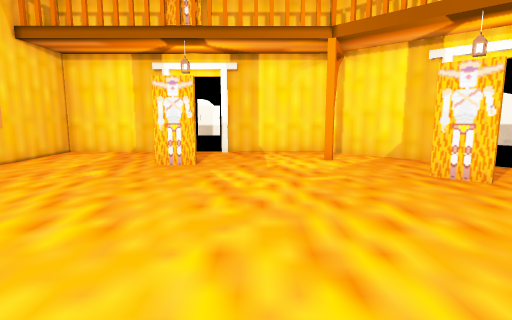
view 1 (above)

12 first-person views from a walk through a Unity game level. The camera is 1.4 m above the floor, tilts 8° down and sees 80° across. The floor is counted in squares, 1 m on a side. Each view is taken from the middle of a square. On the plan, view 1 faces up. The plan holds only what a view shows up to about 14 squares ahead; the rest is blank. The place goes on beyond the plan. The player is left out. Some surface patterns are stand-ins.

view 2
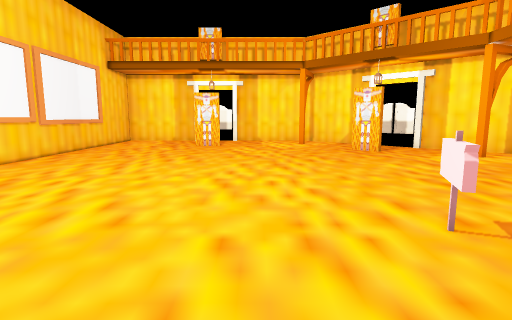

view 3
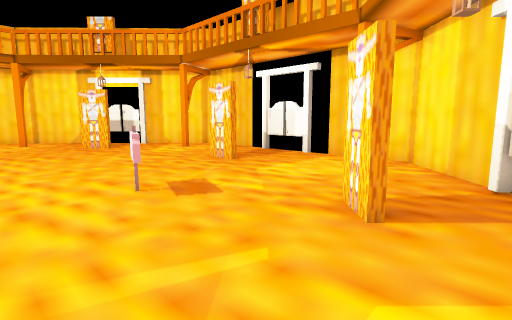

view 4
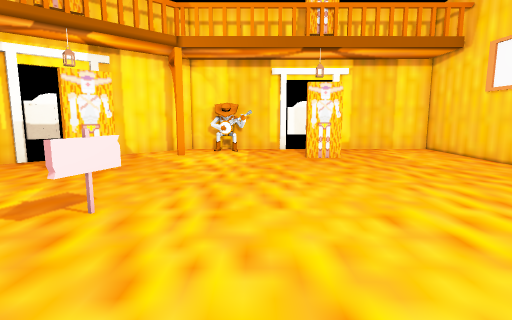

view 5
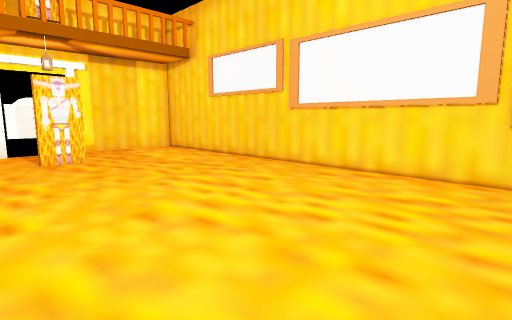

view 6
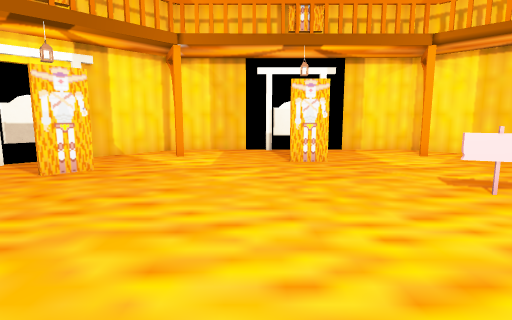

view 7
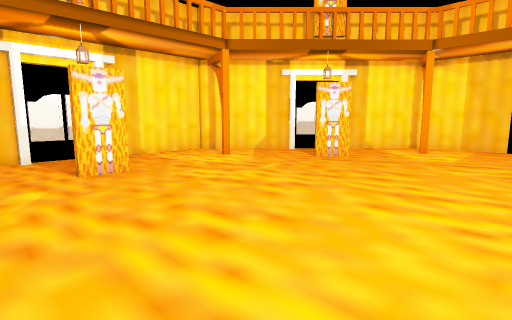

view 8
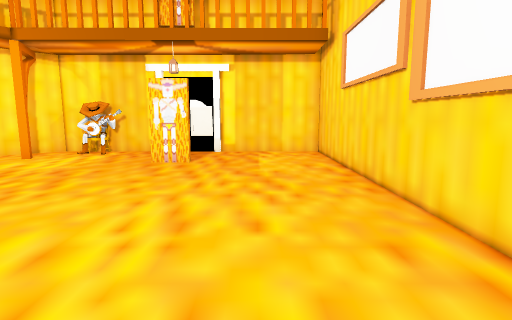

view 9
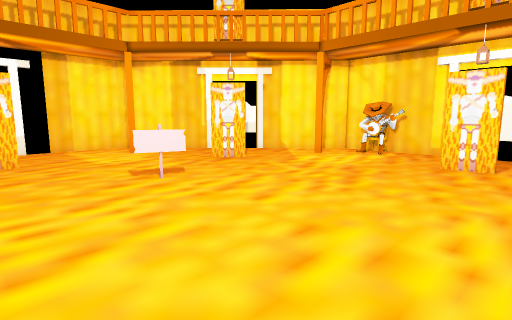

view 10
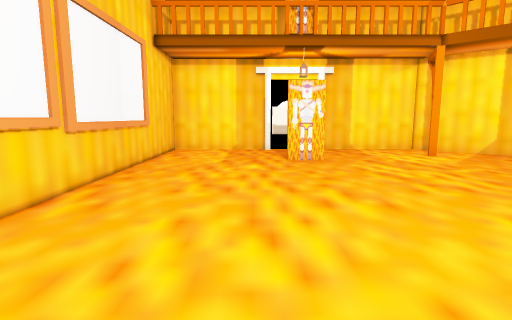

view 11
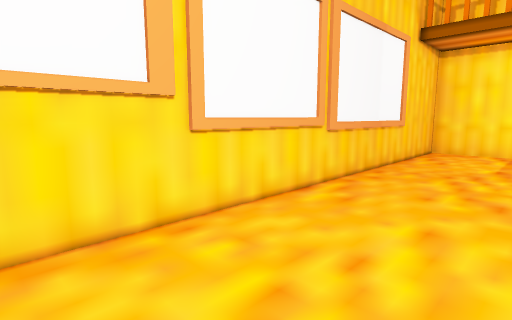

view 12
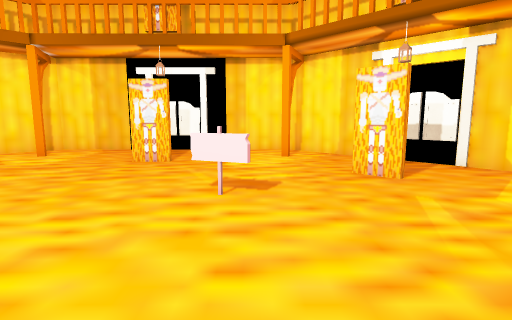

### Floor plan
Points are (right, up) in squares from view 1. A wall is a line through its corners. A room is listed if a view was taken in it or the views show most of it. See-through windows are left out.
Room 1 (views 1, 2, 3, 4, 5, 6, 7, 8, 9, 10, 11, 12)
walls: (2.1, -2.9) (2.6, -1.8); (6.6, -0.4) (6.6, 1); (-3, -8.4) (-1.6, -8.4); (-1.8, 8.9) (-3, 8.9); (8.2, 4.7) (7.8, 4.5); (10.2, -0.8) (10.2, 1.4); (10.2, 1.5) (10.2, 5.4) (6.8, 8.6); (7.3, -7.3) (10.2, -4.5) (10.2, -1.6); (5.7, -8.9) (7.2, -7.4); (6.8, -8.1) (7.3, -7.5); (6.3, -8.5) (6.7, -8.1); (6.6, 8.8) (2.8, 12.4) (-1.1, 12.4); (7.1, 8.6) (6.1, 9.6); (-1.1, -11.5) (2.8, -11.5) (5.6, -8.9); (-3.4, -11.5) (-1.2, -11.5); (-1.4, 12.4) (-3.4, 12.4); (-1.4, 12.6) (-3.4, 12.6); (-3.5, 12.4) (-7.6, 12.4) (-7.6, -11.5) (-3.5, -11.5)
objects: other object (0, -11) to (2, -11); other object (4, -6) to (5, -6); other object (4, 6) to (5, 7)

Positions as (right, up) in squares from view 1, and headings:
1: (0, 0), facing up
2: (0, -6), facing up
3: (0, -8), facing up-right
4: (0, 2), facing down
5: (0, 2), facing down-left
6: (-3, 2), facing right
7: (-5, 1), facing up-right
8: (-5, 1), facing down
9: (-4, 1), facing down-right
10: (-4, -1), facing up
11: (-4, -1), facing up-left
12: (-3, -3), facing right
